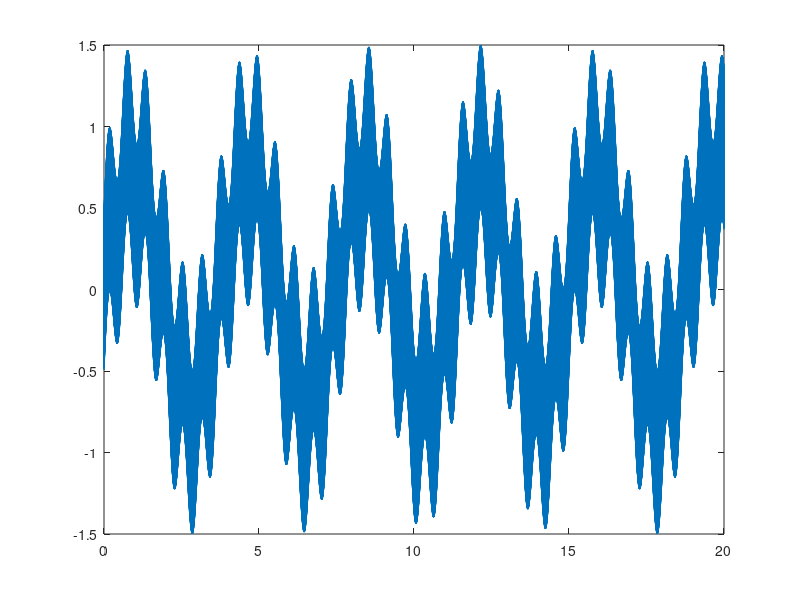

Recreate this plot in MATLAB.
function [inputSignal] = signaldata
% This should generate:
%       A 5,8 GHz base signal
%       A 1 kHz base signal
%       A 500 Hz base signal
%       A heartbeat signal 100 beats/min
%       A respiration rate of 16 breaths/min
%       And then mix these signals together

% Some defines
HEARTBEATS = 100;
RESP_RATE = 16;
BASE_SIGNAL_500HZ = 500;
%BASE_SIGNAL_1KHZ = 1000;
%BASE_SIGNAL_5_8_GHZ = 5800000000;

% Calculating the frequency of the heartbeat
beatsSec =  HEARTBEATS / 60;

% Calculating the frequency of respiration
respSec = RESP_RATE / 60;

% Samples per second
fs = 2000;
timePeriod = 1 / fs;

% I want a dataset for 20 sec
timeBase = 20;
myLen = timeBase / timePeriod;
t = (0:myLen-1) * timePeriod;

% Generation of the signal (not using 5,8 GHz signal atm)
inputSignal = 0.3*sin(2*pi*beatsSec*t) + 0.7*sin(2*pi*respSec*t) + 0.5*sin(2*pi*BASE_SIGNAL_500HZ*t);

plot(t,inputSignal)
end